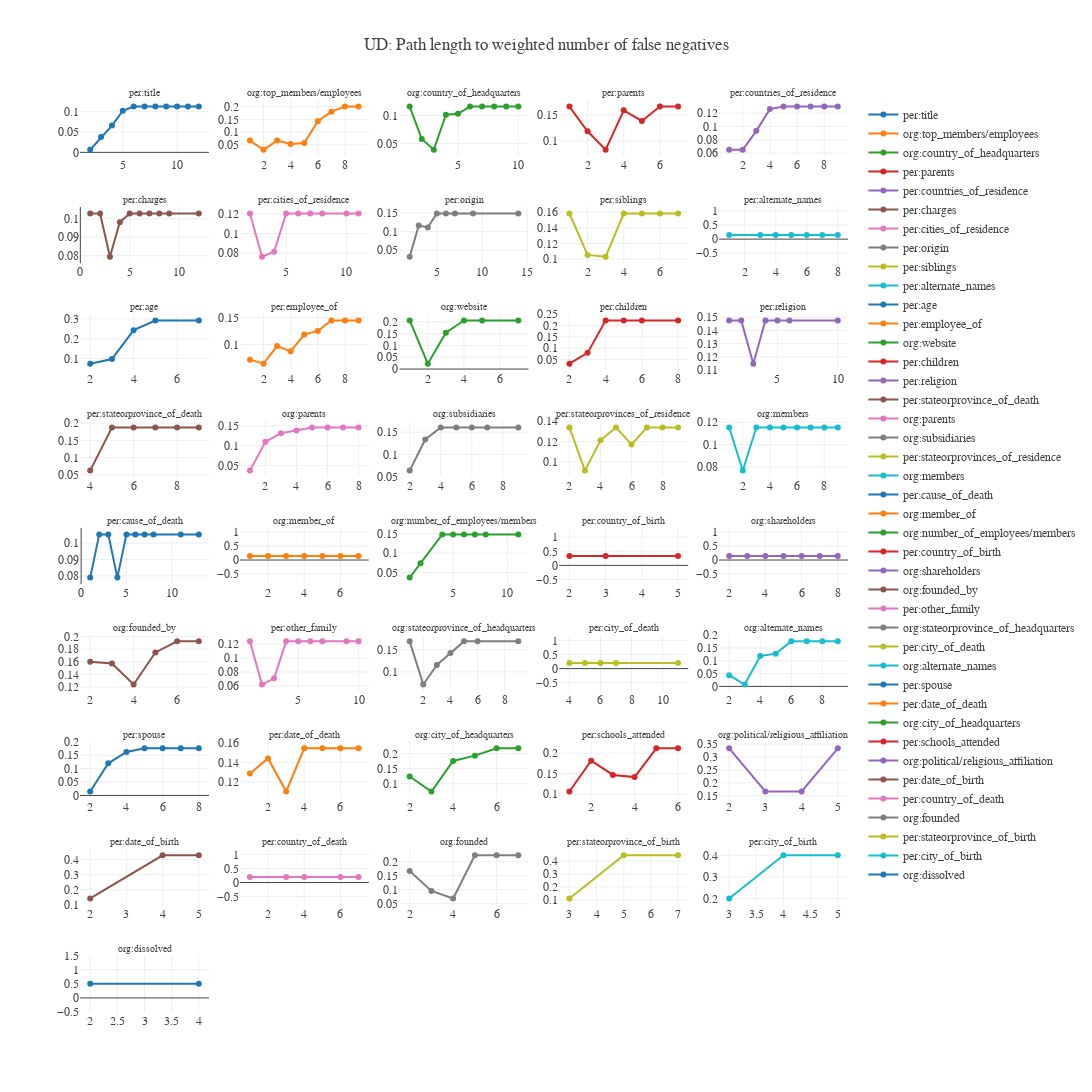

Here is the notebook cell this chart was saved with:
### Code cell
for ind, relation in enumerate(relations):
    
    row_num, column_num = divmod(ind,num_columns)
    
    column_num += 1
    row_num +=1 
    
    
    relation_to_fn_stat = relation_to_fn_stats[relation]
    
    
    fig.add_trace(
        go.Scatter(
            x=list(relation_to_fn_stat.keys()),
            y=list(relation_to_fn_stat.values()),
            name=relation),
        row=row_num, 
        col=column_num)


for i in fig['layout']['annotations']:
    i['font'] = dict(family="Arial", size=10)

    

fig.show()

### Figure 1 — Plotly figure (JSON) as saved in the notebook; plotly's stock layout.template omitted (floating-point values rounded to 4 significant figures)
{"data": [{"name": "per:title", "type": "scatter", "uid": "98f36be3-5149-4dee-942a-9672603b726c", "x": [2, 3, 4, 5, 6, 7, 8, 9, 10, 11, 12], "xaxis": "x", "y": [0.006493, 0.03752, 0.0658, 0.1023, 0.1126, 0.1126, 0.1126, 0.1126, 0.1126, 0.1126, 0.1126], "yaxis": "y"}, {"name": "org:top_members/employees", "type": "scatter", "uid": "3610b551-3756-48f8-b970-96524c34c597", "x": [1, 2, 3, 4, 5, 6, 7, 8, 9], "xaxis": "x2", "y": [0.06686, 0.03086, 0.06686, 0.05349, 0.05696, 0.1433, 0.1805, 0.2006, 0.2006], "yaxis": "y2"}, {"name": "org:country_of_headquarters", "type": "scatter", "uid": "80c9d9da-e192-4d2f-8d98-cf8d910a49e2", "x": [1, 2, 3, 4, 5, 6, 7, 8, 9, 10], "xaxis": "x3", "y": [0.1163, 0.05816, 0.03877, 0.1018, 0.1034, 0.1163, 0.1163, 0.1163, 0.1163, 0.1163], "yaxis": "y3"}, {"name": "per:parents", "type": "scatter", "uid": "7cf74487-dafe-43d1-b5f0-be6c13fcc4ad", "x": [1, 2, 3, 4, 5, 6, 7], "xaxis": "x4", "y": [0.1666, 0.119, 0.08328, 0.1593, 0.1388, 0.1666, 0.1666], "yaxis": "y4"}, {"name": "per:countries_of_residence", "type": "scatter", "uid": "44550707-151e-429f-bd05-9f2001002c30", "x": [1, 2, 3, 4, 5, 6, 7, 8, 9], "xaxis": "x5", "y": [0.06503, 0.06503, 0.09347, 0.1262, 0.1301, 0.1301, 0.1301, 0.1301, 0.1301], "yaxis": "y5"}, {"name": "per:charges", "type": "scatter", "uid": "fedbd155-aa06-495b-9e10-457617a20d41", "x": [1, 2, 3, 4, 5, 6, 7, 8, 9, 12], "xaxis": "x6", "y": [0.1028, 0.1028, 0.07944, 0.09813, 0.1028, 0.1028, 0.1028, 0.1028, 0.1028, 0.1028], "yaxis": "y6"}, {"name": "per:cities_of_residence", "type": "scatter", "uid": "fb3898d7-cdb8-49d4-b649-90c13913939c", "x": [2, 3, 4, 5, 6, 7, 8, 10, 11], "xaxis": "x7", "y": [0.1203, 0.07654, 0.08154, 0.1203, 0.1203, 0.1203, 0.1203, 0.1203, 0.1203], "yaxis": "y7"}, {"name": "per:origin", "type": "scatter", "uid": "01821ab6-9ec5-4363-9bcb-211ec03623db", "x": [2, 3, 4, 5, 6, 7, 9, 14], "xaxis": "x8", "y": [0.03288, 0.1163, 0.111, 0.148, 0.148, 0.148, 0.148, 0.148], "yaxis": "y8"}, {"name": "per:siblings", "type": "scatter", "uid": "d72627ce-6f2b-4181-9907-45cceb15a5cf", "x": [1, 2, 3, 4, 5, 6, 7], "xaxis": "x9", "y": [0.1583, 0.1055, 0.1032, 0.1583, 0.1583, 0.1583, 0.1583], "yaxis": "y9"}, {"name": "per:alternate_names", "type": "scatter", "uid": "f05d6881-6baa-446c-ad54-41a2185b2d8c", "x": [1, 3, 4, 5, 6, 7, 8], "xaxis": "x10", "y": [0.1429, 0.1429, 0.1429, 0.1429, 0.1429, 0.1429, 0.1429], "yaxis": "y10"}, {"name": "per:age", "type": "scatter", "uid": "f798c140-7253-4ff0-a987-a6a7b3117ed1", "x": [2, 3, 4, 5, 7], "xaxis": "x11", "y": [0.07399, 0.09748, 0.2437, 0.2924, 0.2924], "yaxis": "y11"}, {"name": "per:employee_of", "type": "scatter", "uid": "2b316420-e6e9-4672-87a9-31aa110921b1", "x": [1, 2, 3, 4, 5, 6, 7, 8, 9], "xaxis": "x12", "y": [0.0723, 0.06492, 0.09738, 0.08771, 0.1186, 0.1253, 0.1446, 0.1446, 0.1446], "yaxis": "y12"}, {"name": "org:website", "type": "scatter", "uid": "90c30c4a-9556-4c91-95f9-163de2e02664", "x": [1, 2, 3, 4, 5, 7], "xaxis": "x13", "y": [0.2057, 0.02286, 0.1543, 0.2057, 0.2057, 0.2057], "yaxis": "y13"}, {"name": "per:children", "type": "scatter", "uid": "1e51ce41-b9d1-4768-b751-c0369d7c2950", "x": [2, 3, 4, 5, 6, 8], "xaxis": "x14", "y": [0.03175, 0.07937, 0.2222, 0.2222, 0.2222, 0.2222], "yaxis": "y14"}, {"name": "per:religion", "type": "scatter", "uid": "b2025ce8-4501-4e67-b26a-c29d66a6a1ea", "x": [1, 2, 3, 4, 5, 6, 10], "xaxis": "x15", "y": [0.1475, 0.1475, 0.1148, 0.1475, 0.1475, 0.1475, 0.1475], "yaxis": "y15"}, {"name": "per:stateorprovince_of_death", "type": "scatter", "uid": "08747eb6-7f3e-42f1-ae88-80a029ea9366", "x": [4, 5, 6, 7, 8, 9], "xaxis": "x16", "y": [0.0625, 0.1875, 0.1875, 0.1875, 0.1875, 0.1875], "yaxis": "y16"}, {"name": "org:parents", "type": "scatter", "uid": "0381268e-4279-4fba-82b6-908781ff477a", "x": [1, 2, 3, 4, 5, 6, 7, 8], "xaxis": "x17", "y": [0.03651, 0.1095, 0.1314, 0.1384, 0.146, 0.146, 0.146, 0.146], "yaxis": "y17"}, {"name": "org:subsidiaries", "type": "scatter", "uid": "8e6a02e9-1a8a-47b3-b986-8cab67e120ce", "x": [2, 3, 4, 5, 6, 7, 9], "xaxis": "x18", "y": [0.06417, 0.1337, 0.1604, 0.1604, 0.1604, 0.1604, 0.1604], "yaxis": "y18"}, {"name": "per:stateorprovinces_of_residence", "type": "scatter", "uid": "94b75d40-eb7a-4987-8aed-c434414caa8d", "x": [2, 3, 4, 5, 6, 7, 8, 9], "xaxis": "x19", "y": [0.134, 0.09165, 0.1214, 0.134, 0.1172, 0.134, 0.134, 0.134], "yaxis": "y19"}, {"name": "org:members", "type": "scatter", "uid": "bfb3255a-0c38-41b9-bb50-d74b80487984", "x": [1, 2, 3, 4, 5, 6, 7, 8, 9], "xaxis": "x20", "y": [0.1154, 0.07692, 0.1154, 0.1154, 0.1154, 0.1154, 0.1154, 0.1154, 0.1154], "yaxis": "y20"}, {"name": "per:cause_of_death", "type": "scatter", "uid": "38cf8423-5760-4338-8c7e-0a5d5ec2d2ee", "x": [1, 2, 3, 4, 5, 6, 7, 8, 11, 13], "xaxis": "x21", "y": [0.07895, 0.1053, 0.1053, 0.07895, 0.1053, 0.1053, 0.1053, 0.1053, 0.1053, 0.1053], "yaxis": "y21"}, {"name": "org:member_of", "type": "scatter", "uid": "89493d5e-cc87-4a3f-975c-2ba456a2e2be", "x": [1, 2, 3, 4, 5, 6, 7], "xaxis": "x22", "y": [0.1429, 0.1429, 0.1429, 0.1429, 0.1429, 0.1429, 0.1429], "yaxis": "y22"}, {"name": "org:number_of_employees/members", "type": "scatter", "uid": "54870ca4-4d91-41d7-9fa4-dd7301fda471", "x": [1, 2, 4, 5, 6, 7, 8, 11], "xaxis": "x23", "y": [0.03704, 0.07407, 0.1481, 0.1481, 0.1481, 0.1481, 0.1481, 0.1481], "yaxis": "y23"}, {"name": "per:country_of_birth", "type": "scatter", "uid": "48306c92-1c7b-4a6f-a004-1836ec84899e", "x": [2, 3, 5], "xaxis": "x24", "y": [0.3333, 0.3333, 0.3333], "yaxis": "y24"}, {"name": "org:shareholders", "type": "scatter", "uid": "cef684aa-cf26-4881-b281-0edb8dc28135", "x": [2, 3, 4, 5, 6, 7, 8], "xaxis": "x25", "y": [0.1429, 0.1429, 0.1429, 0.1429, 0.1429, 0.1429, 0.1429], "yaxis": "y25"}, {"name": "org:founded_by", "type": "scatter", "uid": "7082d128-5f41-49e8-bba0-aa41a6c38ee7", "x": [2, 3, 4, 5, 6, 7], "xaxis": "x26", "y": [0.1601, 0.1572, 0.1239, 0.1746, 0.1921, 0.1921], "yaxis": "y26"}, {"name": "per:other_family", "type": "scatter", "uid": "7fa5ced0-3cee-41d3-8c60-d6cadb0e82c7", "x": [1, 2, 3, 4, 5, 6, 7, 9, 10], "xaxis": "x27", "y": [0.1239, 0.06195, 0.0708, 0.1239, 0.1239, 0.1239, 0.1239, 0.1239, 0.1239], "yaxis": "y27"}, {"name": "org:stateorprovince_of_headquarters", "type": "scatter", "uid": "8a48de94-2efe-46d1-bf16-47529abd4544", "x": [1, 2, 3, 4, 5, 6, 9], "xaxis": "x28", "y": [0.1677, 0.07188, 0.1153, 0.1419, 0.1677, 0.1677, 0.1677], "yaxis": "y28"}, {"name": "per:city_of_death", "type": "scatter", "uid": "efd3197e-cf93-455c-812b-00e9604799f5", "x": [4, 5, 6, 7, 11], "xaxis": "x29", "y": [0.2, 0.2, 0.2, 0.2, 0.2], "yaxis": "y29"}, {"name": "org:alternate_names", "type": "scatter", "uid": "0789a52b-2b31-4d16-b8b4-ced3ffa5b267", "x": [2, 3, 4, 5, 6, 7, 8, 9], "xaxis": "x30", "y": [0.04391, 0.007199, 0.1186, 0.1277, 0.1756, 0.1756, 0.1756, 0.1756], "yaxis": "y30"}, {"name": "per:spouse", "type": "scatter", "uid": "76997e28-8688-4fc9-b5a4-76d1410b60b0", "x": [2, 3, 4, 5, 6, 7, 8], "xaxis": "x31", "y": [0.01465, 0.1199, 0.1623, 0.1758, 0.1758, 0.1758, 0.1758], "yaxis": "y31"}, {"name": "per:date_of_death", "type": "scatter", "uid": "82c573d4-8909-4684-b4a2-06cf1a456610", "x": [1, 2, 3, 4, 5, 6, 7], "xaxis": "x32", "y": [0.1286, 0.144, 0.1102, 0.1543, 0.1543, 0.1543, 0.1543], "yaxis": "y32"}, {"name": "org:city_of_headquarters", "type": "scatter", "uid": "96ed3198-c0fe-4c06-bd40-d56933f1d32f", "x": [2, 3, 4, 5, 6, 7], "xaxis": "x33", "y": [0.1239, 0.07454, 0.1751, 0.1927, 0.2168, 0.2168], "yaxis": "y33"}, {"name": "per:schools_attended", "type": "scatter", "uid": "3dd780a4-c950-4f32-b305-a38bccfa696c", "x": [1, 2, 3, 4, 5, 6], "xaxis": "x34", "y": [0.106, 0.1817, 0.1468, 0.1414, 0.212, 0.212], "yaxis": "y34"}, {"name": "org:political/religious_affiliation", "type": "scatter", "uid": "d9f10b49-1745-4054-805e-f86d9bf391e2", "x": [2, 3, 4, 5], "xaxis": "x35", "y": [0.3333, 0.1667, 0.1667, 0.3333], "yaxis": "y35"}, {"name": "per:date_of_birth", "type": "scatter", "uid": "b4a476e8-118e-4bf4-abe0-395be37d3429", "x": [2, 4, 5], "xaxis": "x36", "y": [0.1429, 0.4286, 0.4286], "yaxis": "y36"}, {"name": "per:country_of_death", "type": "scatter", "uid": "76e59576-b7ad-4ca3-ac1e-7efbe555543b", "x": [1, 3, 4, 6, 7], "xaxis": "x37", "y": [0.2, 0.2, 0.2, 0.2, 0.2], "yaxis": "y37"}, {"name": "org:founded", "type": "scatter", "uid": "9f0f3a07-d65f-4c7b-83f3-29659f8dd855", "x": [2, 3, 4, 5, 6, 7], "xaxis": "x38", "y": [0.1672, 0.09553, 0.06859, 0.2229, 0.2229, 0.2229], "yaxis": "y38"}, {"name": "per:stateorprovince_of_birth", "type": "scatter", "uid": "2e72fa4a-50f5-4643-b2f2-5efcea555553", "x": [3, 5, 7], "xaxis": "x39", "y": [0.1111, 0.4444, 0.4444], "yaxis": "y39"}, {"name": "per:city_of_birth", "type": "scatter", "uid": "69f509c6-45c6-4489-bbf9-9e3239ebc298", "x": [3, 4, 5], "xaxis": "x40", "y": [0.2, 0.4, 0.4], "yaxis": "y40"}, {"name": "org:dissolved", "type": "scatter", "uid": "ef744e6e-16ed-4bc5-99ca-c3a552ee3a78", "x": [2, 4], "xaxis": "x41", "y": [0.5, 0.5], "yaxis": "y41"}], "layout": {"annotations": [{"font": {"family": "Arial", "size": 10}, "showarrow": false, "text": "per:title", "x": 0.084, "xanchor": "center", "xref": "paper", "y": 1, "yanchor": "bottom", "yref": "paper"}, {"font": {"family": "Arial", "size": 10}, "showarrow": false, "text": "org:top_members/employees", "x": 0.292, "xanchor": "center", "xref": "paper", "y": 1, "yanchor": "bottom", "yref": "paper"}, {"font": {"family": "Arial", "size": 10}, "showarrow": false, "text": "org:country_of_headquarters", "x": 0.5, "xanchor": "center", "xref": "paper", "y": 1, "yanchor": "bottom", "yref": "paper"}, {"font": {"family": "Arial", "size": 10}, "showarrow": false, "text": "per:parents", "x": 0.708, "xanchor": "center", "xref": "paper", "y": 1, "yanchor": "bottom", "yref": "paper"}, {"font": {"family": "Arial", "size": 10}, "showarrow": false, "text": "per:countries_of_residence", "x": 0.916, "xanchor": "center", "xref": "paper", "y": 1, "yanchor": "bottom", "yref": "paper"}, {"font": {"family": "Arial", "size": 10}, "showarrow": false, "text": "per:charges", "x": 0.084, "xanchor": "center", "xref": "paper", "y": 0.8827, "yanchor": "bottom", "yref": "paper"}, {"font": {"family": "Arial", "size": 10}, "showarrow": false, "text": "per:cities_of_residence", "x": 0.292, "xanchor": "center", "xref": "paper", "y": 0.8827, "yanchor": "bottom", "yref": "paper"}, {"font": {"family": "Arial", "size": 10}, "showarrow": false, "text": "per:origin", "x": 0.5, "xanchor": "center", "xref": "paper", "y": 0.8827, "yanchor": "bottom", "yref": "paper"}, {"font": {"family": "Arial", "size": 10}, "showarrow": false, "text": "per:siblings", "x": 0.708, "xanchor": "center", "xref": "paper", "y": 0.8827, "yanchor": "bottom", "yref": "paper"}, {"font": {"family": "Arial", "size": 10}, "showarrow": false, "text": "per:alternate_names", "x": 0.916, "xanchor": "center", "xref": "paper", "y": 0.8827, "yanchor": "bottom", "yref": "paper"}, {"font": {"family": "Arial", "size": 10}, "showarrow": false, "text": "per:age", "x": 0.084, "xanchor": "center", "xref": "paper", "y": 0.7654, "yanchor": "bottom", "yref": "paper"}, {"font": {"family": "Arial", "size": 10}, "showarrow": false, "text": "per:employee_of", "x": 0.292, "xanchor": "center", "xref": "paper", "y": 0.7654, "yanchor": "bottom", "yref": "paper"}, {"font": {"family": "Arial", "size": 10}, "showarrow": false, "text": "org:website", "x": 0.5, "xanchor": "center", "xref": "paper", "y": 0.7654, "yanchor": "bottom", "yref": "paper"}, {"font": {"family": "Arial", "size": 10}, "showarrow": false, "text": "per:children", "x": 0.708, "xanchor": "center", "xref": "paper", "y": 0.7654, "yanchor": "bottom", "yref": "paper"}, {"font": {"family": "Arial", "size": 10}, "showarrow": false, "text": "per:religion", "x": 0.916, "xanchor": "center", "xref": "paper", "y": 0.7654, "yanchor": "bottom", "yref": "paper"}, {"font": {"family": "Arial", "size": 10}, "showarrow": false, "text": "per:stateorprovince_of_death", "x": 0.084, "xanchor": "center", "xref": "paper", "y": 0.6481, "yanchor": "bottom", "yref": "paper"}, {"font": {"family": "Arial", "size": 10}, "showarrow": false, "text": "org:parents", "x": 0.292, "xanchor": "center", "xref": "paper", "y": 0.6481, "yanchor": "bottom", "yref": "paper"}, {"font": {"family": "Arial", "size": 10}, "showarrow": false, "text": "org:subsidiaries", "x": 0.5, "xanchor": "center", "xref": "paper", "y": 0.6481, "yanchor": "bottom", "yref": "paper"}, {"font": {"family": "Arial", "size": 10}, "showarrow": false, "text": "per:stateorprovinces_of_residence", "x": 0.708, "xanchor": "center", "xref": "paper", "y": 0.6481, "yanchor": "bottom", "yref": "paper"}, {"font": {"family": "Arial", "size": 10}, "showarrow": false, "text": "org:members", "x": 0.916, "xanchor": "center", "xref": "paper", "y": 0.6481, "yanchor": "bottom", "yref": "paper"}, {"font": {"family": "Arial", "size": 10}, "showarrow": false, "text": "per:cause_of_death", "x": 0.084, "xanchor": "center", "xref": "paper", "y": 0.5309, "yanchor": "bottom", "yref": "paper"}, {"font": {"family": "Arial", "size": 10}, "showarrow": false, "text": "org:member_of", "x": 0.292, "xanchor": "center", "xref": "paper", "y": 0.5309, "yanchor": "bottom", "yref": "paper"}, {"font": {"family": "Arial", "size": 10}, "showarrow": false, "text": "org:number_of_employees/members", "x": 0.5, "xanchor": "center", "xref": "paper", "y": 0.5309, "yanchor": "bottom", "yref": "paper"}, {"font": {"family": "Arial", "size": 10}, "showarrow": false, "text": "per:country_of_birth", "x": 0.708, "xanchor": "center", "xref": "paper", "y": 0.5309, "yanchor": "bottom", "yref": "paper"}, {"font": {"family": "Arial", "size": 10}, "showarrow": false, "text": "org:shareholders", "x": 0.916, "xanchor": "center", "xref": "paper", "y": 0.5309, "yanchor": "bottom", "yref": "paper"}, {"font": {"family": "Arial", "size": 10}, "showarrow": false, "text": "org:founded_by", "x": 0.084, "xanchor": "center", "xref": "paper", "y": 0.4136, "yanchor": "bottom", "yref": "paper"}, {"font": {"family": "Arial", "size": 10}, "showarrow": false, "text": "per:other_family", "x": 0.292, "xanchor": "center", "xref": "paper", "y": 0.4136, "yanchor": "bottom", "yref": "paper"}, {"font": {"family": "Arial", "size": 10}, "showarrow": false, "text": "org:stateorprovince_of_headquarters", "x": 0.5, "xanchor": "center", "xref": "paper", "y": 0.4136, "yanchor": "bottom", "yref": "paper"}, {"font": {"family": "Arial", "size": 10}, "showarrow": false, "text": "per:city_of_death", "x": 0.708, "xanchor": "center", "xref": "paper", "y": 0.4136, "yanchor": "bottom", "yref": "paper"}, {"font": {"family": "Arial", "size": 10}, "showarrow": false, "text": "org:alternate_names", "x": 0.916, "xanchor": "center", "xref": "paper", "y": 0.4136, "yanchor": "bottom", "yref": "paper"}, {"font": {"family": "Arial", "size": 10}, "showarrow": false, "text": "per:spouse", "x": 0.084, "xanchor": "center", "xref": "paper", "y": 0.2963, "yanchor": "bottom", "yref": "paper"}, {"font": {"family": "Arial", "size": 10}, "showarrow": false, "text": "per:date_of_death", "x": 0.292, "xanchor": "center", "xref": "paper", "y": 0.2963, "yanchor": "bottom", "yref": "paper"}, {"font": {"family": "Arial", "size": 10}, "showarrow": false, "text": "org:city_of_headquarters", "x": 0.5, "xanchor": "center", "xref": "paper", "y": 0.2963, "yanchor": "bottom", "yref": "paper"}, {"font": {"family": "Arial", "size": 10}, "showarrow": false, "text": "per:schools_attended", "x": 0.708, "xanchor": "center", "xref": "paper", "y": 0.2963, "yanchor": "bottom", "yref": "paper"}, {"font": {"family": "Arial", "size": 10}, "showarrow": false, "text": "org:political/religious_affiliation", "x": 0.916, "xanchor": "center", "xref": "paper", "y": 0.2963, "yanchor": "bottom", "yref": "paper"}, {"font": {"family": "Arial", "size": 10}, "showarrow": false, "text": "per:date_of_birth", "x": 0.084, "xanchor": "center", "xref": "paper", "y": 0.179, "yanchor": "bottom", "yref": "paper"}, {"font": {"family": "Arial", "size": 10}, "showarrow": false, "text": "per:country_of_death", "x": 0.292, "xanchor": "center", "xref": "paper", "y": 0.179, "yanchor": "bottom", "yref": "paper"}, {"font": {"family": "Arial", "size": 10}, "showarrow": false, "text": "org:founded", "x": 0.5, "xanchor": "center", "xref": "paper", "y": 0.179, "yanchor": "bottom", "yref": "paper"}, {"font": {"family": "Arial", "size": 10}, "showarrow": false, "text": "per:stateorprovince_of_birth", "x": 0.708, "xanchor": "center", "xref": "paper", "y": 0.179, "yanchor": "bottom", "yref": "paper"}, {"font": {"family": "Arial", "size": 10}, "showarrow": false, "text": "per:city_of_birth", "x": 0.916, "xanchor": "center", "xref": "paper", "y": 0.179, "yanchor": "bottom", "yref": "paper"}, {"font": {"family": "Arial", "size": 10}, "showarrow": false, "text": "org:dissolved", "x": 0.084, "xanchor": "center", "xref": "paper", "y": 0.06173, "yanchor": "bottom", "yref": "paper"}], "font": {"family": "Arial", "size": 12}, "height": 2000, "title": {"text": "UD: Path length to weighted number of false negatives"}, "width": 2000, "xaxis": {"anchor": "y", "domain": [0, 0.168]}, "xaxis10": {"anchor": "y10", "domain": [0.832, 1]}, "xaxis11": {"anchor": "y11", "domain": [0, 0.168]}, "xaxis12": {"anchor": "y12", "domain": [0.208, 0.376]}, "xaxis13": {"anchor": "y13", "domain": [0.416, 0.584]}, "xaxis14": {"anchor": "y14", "domain": [0.624, 0.792]}, "xaxis15": {"anchor": "y15", "domain": [0.832, 1]}, "xaxis16": {"anchor": "y16", "domain": [0, 0.168]}, "xaxis17": {"anchor": "y17", "domain": [0.208, 0.376]}, "xaxis18": {"anchor": "y18", "domain": [0.416, 0.584]}, "xaxis19": {"anchor": "y19", "domain": [0.624, 0.792]}, "xaxis2": {"anchor": "y2", "domain": [0.208, 0.376]}, "xaxis20": {"anchor": "y20", "domain": [0.832, 1]}, "xaxis21": {"anchor": "y21", "domain": [0, 0.168]}, "xaxis22": {"anchor": "y22", "domain": [0.208, 0.376]}, "xaxis23": {"anchor": "y23", "domain": [0.416, 0.584]}, "xaxis24": {"anchor": "y24", "domain": [0.624, 0.792]}, "xaxis25": {"anchor": "y25", "domain": [0.832, 1]}, "xaxis26": {"anchor": "y26", "domain": [0, 0.168]}, "xaxis27": {"anchor": "y27", "domain": [0.208, 0.376]}, "xaxis28": {"anchor": "y28", "domain": [0.416, 0.584]}, "xaxis29": {"anchor": "y29", "domain": [0.624, 0.792]}, "xaxis3": {"anchor": "y3", "domain": [0.416, 0.584]}, "xaxis30": {"anchor": "y30", "domain": [0.832, 1]}, "xaxis31": {"anchor": "y31", "domain": [0, 0.168]}, "xaxis32": {"anchor": "y32", "domain": [0.208, 0.376]}, "xaxis33": {"anchor": "y33", "domain": [0.416, 0.584]}, "xaxis34": {"anchor": "y34", "domain": [0.624, 0.792]}, "xaxis35": {"anchor": "y35", "domain": [0.832, 1]}, "xaxis36": {"anchor": "y36", "domain": [0, 0.168]}, "xaxis37": {"anchor": "y37", "domain": [0.208, 0.376]}, "xaxis38": {"anchor": "y38", "domain": [0.416, 0.584]}, "xaxis39": {"anchor": "y39", "domain": [0.624, 0.792]}, "xaxis4": {"anchor": "y4", "domain": [0.624, 0.792]}, "xaxis40": {"anchor": "y40", "domain": [0.832, 1]}, "xaxis41": {"anchor": "y41", "domain": [0, 0.168]}, "xaxis42": {"anchor": "y42", "domain": [0.208, 0.376]}, "xaxis43": {"anchor": "y43", "domain": [0.416, 0.584]}, "xaxis44": {"anchor": "y44", "domain": [0.624, 0.792]}, "xaxis45": {"anchor": "y45", "domain": [0.832, 1]}, "xaxis5": {"anchor": "y5", "domain": [0.832, 1]}, "xaxis6": {"anchor": "y6", "domain": [0, 0.168]}, "xaxis7": {"anchor": "y7", "domain": [0.208, 0.376]}, "xaxis8": {"anchor": "y8", "domain": [0.416, 0.584]}, "xaxis9": {"anchor": "y9", "domain": [0.624, 0.792]}, "yaxis": {"anchor": "x", "domain": [0.9383, 1]}, "yaxis10": {"anchor": "x10", "domain": [0.821, 0.8827]}, "yaxis11": {"anchor": "x11", "domain": [0.7037, 0.7654]}, "yaxis12": {"anchor": "x12", "domain": [0.7037, 0.7654]}, "yaxis13": {"anchor": "x13", "domain": [0.7037, 0.7654]}, "yaxis14": {"anchor": "x14", "domain": [0.7037, 0.7654]}, "yaxis15": {"anchor": "x15", "domain": [0.7037, 0.7654]}, "yaxis16": {"anchor": "x16", "domain": [0.5864, 0.6481]}, "yaxis17": {"anchor": "x17", "domain": [0.5864, 0.6481]}, "yaxis18": {"anchor": "x18", "domain": [0.5864, 0.6481]}, "yaxis19": {"anchor": "x19", "domain": [0.5864, 0.6481]}, "yaxis2": {"anchor": "x2", "domain": [0.9383, 1]}, "yaxis20": {"anchor": "x20", "domain": [0.5864, 0.6481]}, "yaxis21": {"anchor": "x21", "domain": [0.4691, 0.5309]}, "yaxis22": {"anchor": "x22", "domain": [0.4691, 0.5309]}, "yaxis23": {"anchor": "x23", "domain": [0.4691, 0.5309]}, "yaxis24": {"anchor": "x24", "domain": [0.4691, 0.5309]}, "yaxis25": {"anchor": "x25", "domain": [0.4691, 0.5309]}, "yaxis26": {"anchor": "x26", "domain": [0.3519, 0.4136]}, "yaxis27": {"anchor": "x27", "domain": [0.3519, 0.4136]}, "yaxis28": {"anchor": "x28", "domain": [0.3519, 0.4136]}, "yaxis29": {"anchor": "x29", "domain": [0.3519, 0.4136]}, "yaxis3": {"anchor": "x3", "domain": [0.9383, 1]}, "yaxis30": {"anchor": "x30", "domain": [0.3519, 0.4136]}, "yaxis31": {"anchor": "x31", "domain": [0.2346, 0.2963]}, "yaxis32": {"anchor": "x32", "domain": [0.2346, 0.2963]}, "yaxis33": {"anchor": "x33", "domain": [0.2346, 0.2963]}, "yaxis34": {"anchor": "x34", "domain": [0.2346, 0.2963]}, "yaxis35": {"anchor": "x35", "domain": [0.2346, 0.2963]}, "yaxis36": {"anchor": "x36", "domain": [0.1173, 0.179]}, "yaxis37": {"anchor": "x37", "domain": [0.1173, 0.179]}, "yaxis38": {"anchor": "x38", "domain": [0.1173, 0.179]}, "yaxis39": {"anchor": "x39", "domain": [0.1173, 0.179]}, "yaxis4": {"anchor": "x4", "domain": [0.9383, 1]}, "yaxis40": {"anchor": "x40", "domain": [0.1173, 0.179]}, "yaxis41": {"anchor": "x41", "domain": [0, 0.06173]}, "yaxis42": {"anchor": "x42", "domain": [0, 0.06173]}, "yaxis43": {"anchor": "x43", "domain": [0, 0.06173]}, "yaxis44": {"anchor": "x44", "domain": [0, 0.06173]}, "yaxis45": {"anchor": "x45", "domain": [0, 0.06173]}, "yaxis5": {"anchor": "x5", "domain": [0.9383, 1]}, "yaxis6": {"anchor": "x6", "domain": [0.821, 0.8827]}, "yaxis7": {"anchor": "x7", "domain": [0.821, 0.8827]}, "yaxis8": {"anchor": "x8", "domain": [0.821, 0.8827]}, "yaxis9": {"anchor": "x9", "domain": [0.821, 0.8827]}}}
